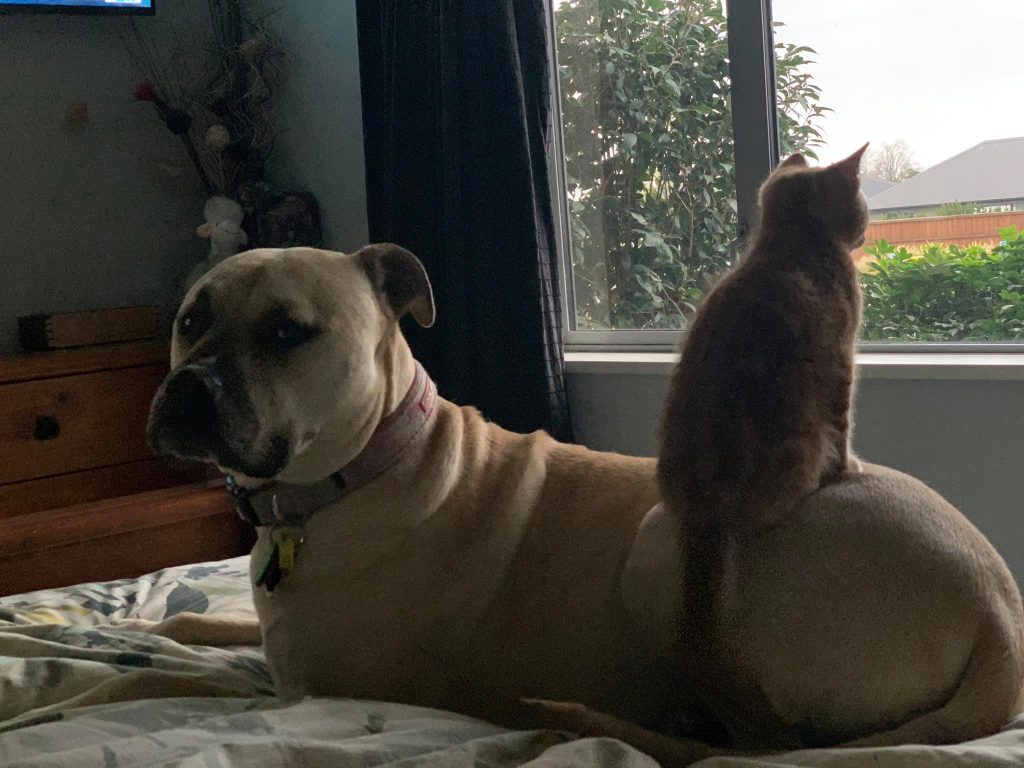
#> input picture 3. Computer Vision and Image Augmentations/resources/cat_on_dog.jpg, 2048 x 1536 px (shown at 1/2 size)
$ jupyter execute --allow-errors '3.3.1 Image Augmentation AutoAugment and RandAugment.ipynb'   (older library calls are emulated)
#> lines starting #> are read from the running program, lines starting #| are printed output that depends on the picture
# 3.3.1 Image Augmentation: AutoAugment and RandAugment
By Zac Todd

This tutorials covers image augmenations included in the Cubuk et al works [AutoAugement](https://arxiv.org/abs/1805.09501) and [RandAugment](https://arxiv.org/abs/1909.13719). It will cover operations such as shear,
translate, rotate, auto contrast, invert, equalize, solarize, posterize, contrast, color, brightness, and sharpness.

[cell 1]
import os
import numpy as np
import cv2
from PIL import Image, ImageOps, ImageEnhance

IMAGES_DIR = f'{os.getcwd()}/resources'
IMAGE_1 = f'{IMAGES_DIR}/cat_on_dog.jpg'

## Affine Transformtions
Affine transformation can be performed using PIL.Image transofmration, we will go over the shear, translateion and rotation transformations.
### Shear
We can apply the shear with the following matrix.

<script type="text/x-mathjax-config">
MathJax.Hub.Config({
tex2jax: {
inlineMath: [['$','$'], ['\\(','\\)']],
processEscapes: true},
jax: ["input/TeX","input/MathML","input/AsciiMath","output/CommonHTML"],
extensions: ["tex2jax.js","mml2jax.js","asciimath2jax.js","MathMenu.js","MathZoom.js","AssistiveMML.js", "[Contrib]/a11y/accessibility-menu.js"],
TeX: {
extensions: ["AMSmath.js","AMSsymbols.js","noErrors.js","noUndefined.js"],
equationNumbers: {
autoNumber: "AMS"
}
}
});
</script>

$$
S(x, y) = \begin{bmatrix}
1 & y & 0\\
x & 1 & 0\\
0 & 0 & 1\\
\end{bmatrix}
$$

We will start with by implmenting a hozizontal shear $S(x, 0)$.

[cell 2]
def shear_x(image, sx):
    transform = (1, 0, 0,
                 sx, 1, 0,
                 0, 0, 1)
    output = image.transform(img.size, Image.AFFINE, transform)
    return output

img = Image.open(IMAGE_1)
#> img is the input picture: PIL image 2048x1536 RGB; mean R, G, B 71.3, 68.9, 61.3
shear_x_img = shear_x(img, 0.1)
#> in shear_x, `output = image.transform(img.size, Image.AFFINE, transform)`:
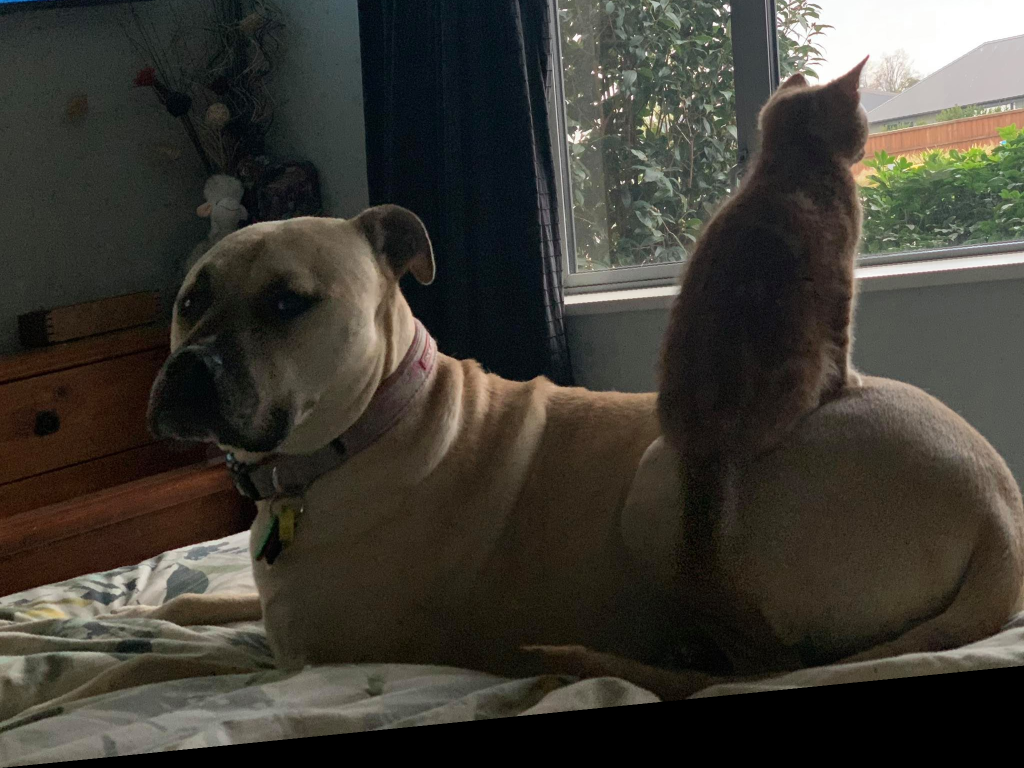
#> output: PIL image 2048x1536 RGB (shown at 1/2 size); mean R, G, B 61.5, 58.7, 51.2
shear_x_img

<script type="text/x-mathjax-config">
MathJax.Hub.Config({
tex2jax: {
inlineMath: [['$','$'], ['\\(','\\)']],
processEscapes: true},
jax: ["input/TeX","input/MathML","input/AsciiMath","output/CommonHTML"],
extensions: ["tex2jax.js","mml2jax.js","asciimath2jax.js","MathMenu.js","MathZoom.js","AssistiveMML.js", "[Contrib]/a11y/accessibility-menu.js"],
TeX: {
extensions: ["AMSmath.js","AMSsymbols.js","noErrors.js","noUndefined.js"],
equationNumbers: {
autoNumber: "AMS"
}
}
});
</script>
Now you can implment shearing in the vectical direction direction using $S(0, y)$, by implmeneting *shear_y*

[cell 3]
def shear_y(image, sy):
    transform = ...
    output = image.transform(img.size, Image.AFFINE, transform)
    return output

img = Image.open(IMAGE_1)
#> (the rest of this cell did not finish here and is left out)

### Translate
Translation allows us to shift images in th horizontal and vectical direction using the following matrix.
<script type="text/x-mathjax-config">
MathJax.Hub.Config({
tex2jax: {
inlineMath: [['$','$'], ['\\(','\\)']],
processEscapes: true},
jax: ["input/TeX","input/MathML","input/AsciiMath","output/CommonHTML"],
extensions: ["tex2jax.js","mml2jax.js","asciimath2jax.js","MathMenu.js","MathZoom.js","AssistiveMML.js", "[Contrib]/a11y/accessibility-menu.js"],
TeX: {
extensions: ["AMSmath.js","AMSsymbols.js","noErrors.js","noUndefined.js"],
equationNumbers: {
autoNumber: "AMS"
}
}
});
</script>

$$
T(x, y) = \begin{bmatrix}
1 & 0 & x\\
0 & 1 & y\\
0 & 0 & 1\\
\end{bmatrix}
$$

Use this matrix to write two function; *translate_x* for horizontal translation and *translate_y* for vectical translation.

[cell 4]
def translate_x(image, tx) -> np.ndarray:
    transform = ...
    output = image.transform(img.size, Image.AFFINE, transform)
    return output

img = Image.open(IMAGE_1)
#> (the rest of this cell did not finish here and is left out)

[cell 5]
def translate_y(image, ty):
    transform = ...
    output = image.transform(img.size, Image.AFFINE, transform)
    return output

img = Image.open(IMAGE_1)
#> (the rest of this cell did not finish here and is left out)

## Rotate
The affine matrix for rotation is the following.

<script type="text/x-mathjax-config">
MathJax.Hub.Config({
tex2jax: {
inlineMath: [['$','$'], ['\\(','\\)']],
processEscapes: true},
jax: ["input/TeX","input/MathML","input/AsciiMath","output/CommonHTML"],
extensions: ["tex2jax.js","mml2jax.js","asciimath2jax.js","MathMenu.js","MathZoom.js","AssistiveMML.js", "[Contrib]/a11y/accessibility-menu.js"],
TeX: {
extensions: ["AMSmath.js","AMSsymbols.js","noErrors.js","noUndefined.js"],
equationNumbers: {
autoNumber: "AMS"
}
}
});
</script>
$$
R(\theta) = \begin{bmatrix}
cos(\theta) & sin(\theta) & 0\\
-sin(\theta) & cos(\theta) & 0\\
0 & 0 & 1\\
\end{bmatrix}
$$

To peform a rotation around a point you have to tranlate it, rotate and translate it back.

$$ T(x, y) \cdot R(\theta) \cdot T(-x, -y) $$

Apply this by tranformin an image by rotating it around it centre.

[cell 6]
def rotate(image, theta):
#> called with theta = 0.524
    w, h = image.size
#> w = 2048; h = 1536
    tx, ty = ...
    transform = ...
    output = image.transform(img.size, Image.AFFINE, transform)
    return output

img = Image.open(IMAGE_1)
#> (the rest of this cell did not finish here and is left out)

Rotations can also be performed with .rotate(.) on PIL Image objects.

## Image Enhancement
We will look at image enhancements opertions using PIL.ImageOps and PIL.ImageEnhance

### ImageEnhance
In ImageEnhance the classes of intrest are *Color*, *Contrast*, *Brightness* and *Shrapen* and can be by changing the following:
```python
ImageEnhance.Enhancement(image).enhance(factor)
```

Play around with these enhancement in the cell below.

#> (a cell that did not finish here is left out)

### ImageOps
The reamining Enhancements uses the ImageOp with the ImageOps function autocontrast, invert, equalise, solarize, and posterize.
play around with e function and determine the other required inputs.

#> (a cell that did not finish here is left out)

## AutoAugment
We will now implement auto augment polices, though in prataisit the input are optimised for the dataset will will just uses the the ImageNet implmentation

[cell 9]
# (prob, name, magtitude)
IMAGENET_POLICIES = [
    ((0.4, 'Posterize', 8), (0.6, 'Rotate', 9)),
    ((0.8, 'Solarize', 5), (0.6, 'Autocontrast', 5)),
    ((0.6, 'Equalize', 8), (0.6, 'Equalize', 3)),
    ((0.6, 'Posterize', 7), (0.6, 'Posterize', 7)),
    ((0.2, "Rotate", 3), (0.6, "Solarize", 8)),
    ((0.6, "Equalize", 8), (0.4, "Posterize", 6)),
    ((0.8, "Rotate", 8), (0.4, "Color", 0)),
    ((0.4, "Rotate", 9), (0.6, "Equalize", 2)),
    ((0.0, "Equalize", 7), (0.8, "Equalize", 8)),
    ((0.6, "Invert", 4), (0.6, "Equalize", 8)),
    ((0.6, "Color", 4), (0.8, "Contrast", 8)),
    ((0.8, "Rotate", 8), (0.4, "Color", 2)),
    ((0.8, "Color", 8), (0.8, "Solarize", 7)),
    ((0.4, "Sharpness", 7), (0.6, "Invert", 8)),
    ((0.6, "ShearX", 5), (0.4, "Equalize", 9)),
    ((0.4, "Color", 0), (0.6, "Equalize", 3)),
    ((0.4, "Equalize", 7), (0.2, "Solarize", 4)),
    ((0.6, "Solarize", 5), (0.6, "Autocontrast", 5)),
    ((0.6, "Invert", 4), (0.6, "Equalize", 8)),
    ((0.6, "Color", 4), (0.8, "Contrast", 8)),
    ((0.8, "Equalize", 8), (0.6, "Equalize", 3))
]
IMAGENET_POLICIES

AutoAugment determines it transformation the input magitude using the *RANGES* dict where the magitude of each augmenation represent the index of the range.

[cell 10]
RANGES = {
    'ShearX': np.linspace(0, 0.3, 10),
    'ShearY': np.linspace(0, 0.3, 10),
    'TranslateX': np.linspace(0, 150 / 331, 10),
    'TranslateY': np.linspace(0, 150 / 331, 10),
    'Rotate': np.linspace(0, 30, 10),
    'Color': np.linspace(0.0, 0.9, 10),
    'Posterize': np.round(np.linspace(8, 4, 10), 0).astype(np.int),
    'Solarize': np.linspace(256, 0, 10),
    'Contrast': np.linspace(0.0, 0.9, 10),
    'Sharpness': np.linspace(0.0, 0.9, 10),
    'Brightness': np.linspace(0.0, 0.9, 10),
    'AutoContrast': [0] * 10,
    'Equalize': [0] * 10,
    'Invert': [0] * 10
}
RANGES

The *AUTOAUGMENT_TRANSFORMATIONS* dictionary contains the function calls we need to make to perform the transformations, it takes the affine tranformation you implmented earlier.

[cell 11]
def enhance(m):
    return 1 + m * random.choice([1, -1])

AUTOAUGMENT_TRANSFORMATIONS = {
    'Invert': lambda img, _: img,
    'AutoContrast': lambda img, _: ImageOps.autocontrast(img),
    'Equalize': lambda img, m: ImageOps.equalize(img, m),
    'Rotate': rotate,
    'Solarize': lambda img, m: ImageOps.solarize(img, m),
    'Color': lambda img, m: ImageEnhance.Color(img).enhance(enhance(m)),
    'Posterize': lambda img, m: ImageOps.posterize(img, m),
    'Contrast': lambda img, m:  ImageEnhance.Contrast(img).enhance(enhance(m)),
    'Brightness': lambda img, m: ImageEnhance.Brightness(img).enhance(enhance(m)),
    'Sharpness': lambda img, m: ImageEnhance.Sharpness(img).enhance(enhance(m)),
    'ShearX': shear_x,
    'ShearY': shear_y,
    'TranslateX': translate_x,
    'TranslateY': translate_y
}

[cell 12]
import random
policies=IMAGENET_POLICIES
policies
random.choice(policies)

Finnaly we will apply autoaugment to an image using the auto_augment(.) and apply_auto_augment(.), run a few times to see different results.

[cell 13]
def auto_augment(policies):
    ((p1, a1, m1), (p2, a2, m2)) = random.choice(policies)
    augmentations = []
    if np.random.random() < p1:
        augmentations.append((a1, m1))
    if np.random.random() < p2:
        augmentations.append((a2, m2))
    return augmentations

def apply_auto_augment(image, augmenations):
    output = image.copy()
    for a, m in augmenations:
        output = AUTOAUGMENT_TRANSFORMATIONS[a](output, RANGES[a][m])
    return output

print('AutoAugment')
augments = auto_augment(IMAGENET_POLICIES)
print('Augmenations: \n\t ->' + '\n\t ->'.join(f'{a} with M={m}' for a, m in augments))

img = Image.open(IMAGE_1)
img_augemnt = apply_auto_augment(img, augments)
img_augemnt

# RandAugment
An alterntive to AutoAugment is RandAugment instead of applying policies RandAugment applies N transformation in sequnces using

RandAugment uses an input M to set the magitude of the transformation the *LEVELS* dictionary contains the transformation to M to enable to be inputed into our transformation functions.
Where our transformation do not take M we return the magitude.

[cell 14]
def level_solarize(magitude):
    return int(2.56 * magitude)

def level_shear(magitude):
    return 0.03 * magitude

def level_translate(magitude):
    return  0.045 * magitude

def level_enhance(magitude):
    return magitude * 0.18 + 0.1

def level_posterize(magitude):
    return int(0.4 * magitude)

def level_rotate(magitude):
    return np.radians(3 * magitude)

LEVEL = {
    'Identity': lambda m: m,
    'AutoContrast': lambda m: m,
    'Invert': lambda m: m,
    'Equalize': lambda m: m,
    'Rotate': level_rotate,
    'Solarize': level_solarize,
    'Color': level_enhance,
    'Posterize': level_posterize,
    'Contrast': level_enhance,
    'Brightness': level_enhance,
    'Sharpness': level_enhance,
    'ShearX': level_shear,
    'ShearY': level_shear,
    'TranslateX': level_translate,
    'TranslateY': level_translate
}

The *RANDAUGMENT_TRANSFORMATIONS* dictionary contains the function calls we need to make to perform the transformations, it takes the affine tranformation you implmented earlier.

[cell 15]
RANDAUGMENT_TRANSFORMATIONS = {
    'Identity': lambda img, _: img,
    'AutoContrast': lambda img, _: ImageOps.autocontrast(img),
    'Equalize': lambda img, lvl: ImageOps.equalize(img, lvl),
    'Rotate': rotate,
    'Solarize': lambda img, lvl: ImageOps.solarize(img, lvl),
    'Color': lambda img, lvl: ImageEnhance.Color(img).enhance(lvl),
    'Posterize': lambda img, lvl: ImageOps.posterize(img, lvl),
    'Contrast': lambda img, lvl:  ImageEnhance.Contrast(img).enhance(lvl),
    'Brightness': lambda img, lvl: ImageEnhance.Brightness(img).enhance(lvl),
    'Sharpness': lambda img, lvl: ImageEnhance.Sharpness(img).enhance(lvl),
    'ShearX': shear_x,
    'ShearY': shear_y,
    'TranslateX': translate_x,
    'TranslateY': translate_y
}

Finnaly we will apply randaugment to an image using the *randaugment(.)* and *apply_augment(.)*, play around with *N* and *M* to see the results.

[cell 16]
def randaugment(n):
    sampled_ops = np.random.choice(list(RANDAUGMENT_TRANSFORMATIONS.keys()), n)
    return [op for op in sampled_ops]


def apply_randaugment(image, augmenations, magitude):
    output = image.copy()
    for op in augmenations:
        lvl = LEVEL[op](magitude)
        output = RANDAUGMENT_TRANSFORMATIONS[op](output, lvl)
    return output

N = 2
M = 5

print(f'RandAugment with N={N}, M={M}')
augments = randaugment(N)
#> augments = ['Rotate', 'ShearY']
print('Augmenations: \n\t ->' + '\n\t ->'.join(augments))
#| Augmenations:
#| 	 ->Rotate
#| 	 ->ShearY

img = Image.open(IMAGE_1)
#> (the rest of this cell did not finish here and is left out)

#> the loop in apply_randaugment, `for op in augmenations:` made 1 pass
#> (op, lvl) on pass 1: ('Rotate', 0.262)
img_randaugemnt


$ run again, with 3. Computer Vision and Image Augmentations/resources/color2.jpg copied over 3. Computer Vision and Image Augmentations/resources/cat_on_dog.jpg
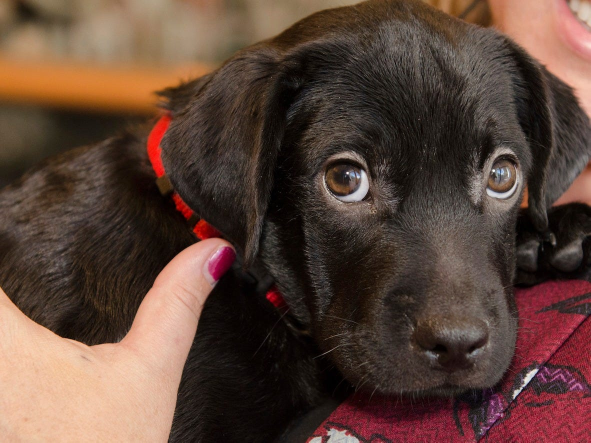
#> input picture 3. Computer Vision and Image Augmentations/resources/color2.jpg, 1181 x 885 px (shown at 1/2 size)
#> img is the input picture: PIL image 1181x885 RGB; mean R, G, B 92.4, 67.9, 57.1
#> in shear_x, `output = image.transform(img.size, Image.AFFINE, transform)`:
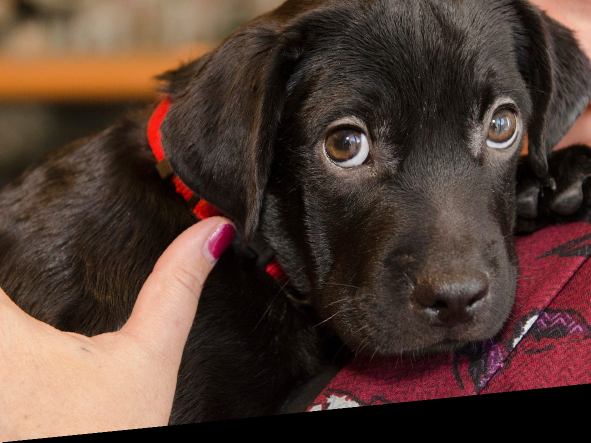
#> output: PIL image 1181x885 RGB (shown at 1/2 size); mean R, G, B 82.9, 60.8, 51.5
#> augments = ['Rotate', 'ShearY']
#| Augmenations:
#| 	 ->Rotate
#| 	 ->ShearY
#> the loop in apply_randaugment, `for op in augmenations:` made 1 pass
#> (op, lvl) on pass 1: ('Rotate', 0.262)
